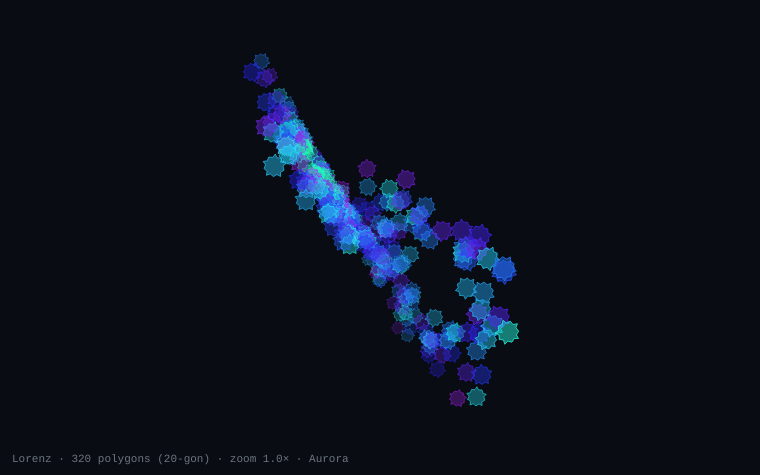
Frame 1 (no input)
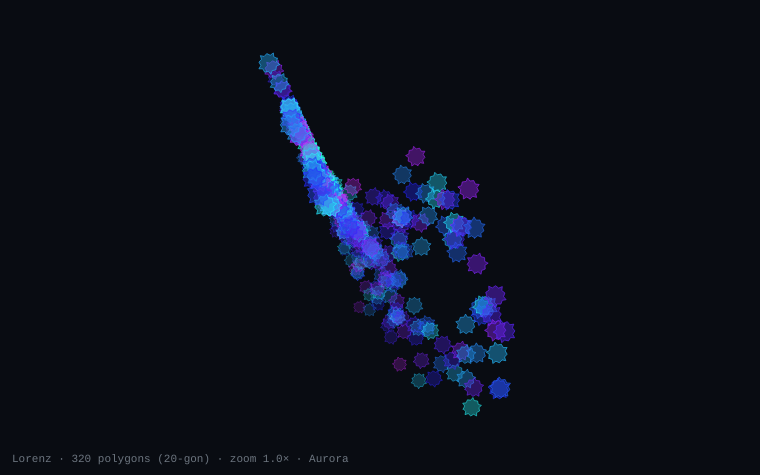
Frame 60 (no input)
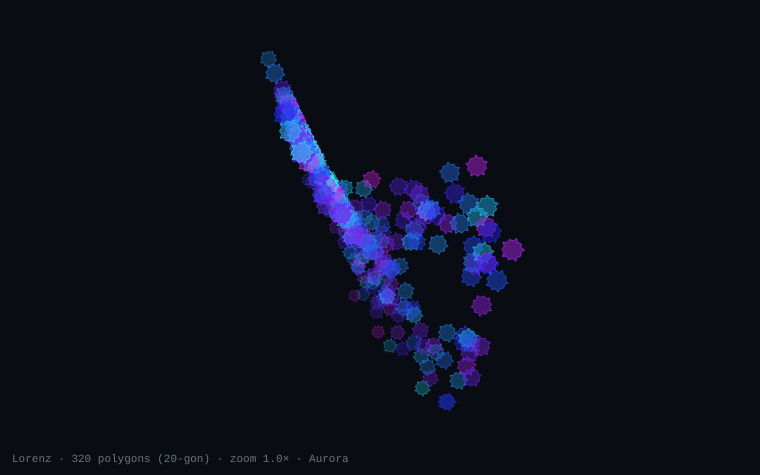
Frame 120 (the mouse pressed at the canvas centre since frame 60)

The p5.js sketch that drew these frames (run headless with seeded random() and noise() and a simulated clock; from frame 60 on, the mouse is pressed at the canvas centre):

// p5.js sketch
// ── sketch.js
/*
================================================================================
  FLOWING POLYGON ATTRACTORS  —  p5.js sketch
  Strange attractors (Lorenz, Rössler, Aizawa, Thomas, Halvorsen) drawn as a
  stream of polygons flowing along the trajectory.
--------------------------------------------------------------------------------
  Author : John McSwain (jimcswain@smu.edu)
  Repo   : https://github.com/johnmcswain/johnmcswain.github.io/blob/master/crcp6310/week5/sketch.js
  Live   : https://johnmcswain.github.io/crcp6310/week5/polygon-attractors.html
--------------------------------------------------------------------------------
  RUN : drop this into the p5.js web editor, OR load it after p5.js from an
        index.html, e.g.
          <script src="p5.min.js"></script>
          <script src="sketch.js"></script>
  CONTROLS:
    Scroll ......... zoom in / out          Double-click ... reset zoom
    Drag ........... rotate the view        B .............. skiatron / dark theme
    1 – 5 .......... choose attractor        T .............. cycle palette (dark only)
    [  ] ........... polygon sides           -  = ........... fractal depth
    Up / Down ...... flow speed              Left / Right ... colour-wheel spin
    ,  . ........... stream count
  THEMES : dark = colourful palettes; skiatron = monochrome dark-trace CRT.
================================================================================
*/
"use strict";

// --- chaotic systems: each f returns the derivative (ẋ, ẏ, ż) at a point ---
const SYS = {
  Lorenz:    { dt:.006, s:[.1,0,0],          f:(x,y,z)=>[10*(y-x), x*(28-z)-y, x*y-8/3*z] },
  "Rössler": { dt:.02,  s:[.1,0,0],          f:(x,y,z)=>[-y-z, x+.2*y, .2+z*(x-5.7)] },
  Aizawa:    { dt:.012, s:[.1,0,0],          f:(x,y,z)=>[(z-.7)*x-3.5*y, 3.5*x+(z-.7)*y,
                                               .6+.95*z-z*z*z/3-(x*x+y*y)*(1+.25*z)+.1*z*x*x*x] },
  Thomas:    { dt:.05,  s:[1.1,1.1,-.5],     f:(x,y,z)=>[Math.sin(y)-.208*x, Math.sin(z)-.208*y, Math.sin(x)-.208*z] },
  Halvorsen: { dt:.008, s:[-1.48,-1.51,2.04],f:(x,y,z)=>[-1.89*x-4*y-4*z-y*y, -1.89*y-4*z-4*x-z*z, -1.89*z-4*x-4*y-x*x] }
};
const NAMES = Object.keys(SYS);

// Runge–Kutta 4 — one integration step of system f, from state s, over time dt
const rk4 = (f,s,dt) => {
  const k1=f(...s),
        k2=f(s[0]+dt/2*k1[0], s[1]+dt/2*k1[1], s[2]+dt/2*k1[2]),
        k3=f(s[0]+dt/2*k2[0], s[1]+dt/2*k2[1], s[2]+dt/2*k2[2]),
        k4=f(s[0]+dt*k3[0],   s[1]+dt*k3[1],   s[2]+dt*k3[2]);
  return s.map((v,i)=> v + dt/6*(k1[i]+2*k2[i]+2*k3[i]+k4[i]));
};

// fractal polygon: a regular n-gon, then `depth` recursive Koch passes
const TAU2 = Math.PI*2;
const ngon = n => Array.from({length:n}, (_,i) => { const a=i/n*TAU2-Math.PI/2; return [Math.cos(a),Math.sin(a)]; });
const koch = pts => pts.flatMap((p1,i) => {                 // every edge -> 4 edges with an outward bump
  const p2=pts[(i+1)%pts.length];
  const a=[p1[0]+(p2[0]-p1[0])/3, p1[1]+(p2[1]-p1[1])/3];
  const b=[p1[0]+2/3*(p2[0]-p1[0]), p1[1]+2/3*(p2[1]-p1[1])];
  const vx=b[0]-a[0], vy=b[1]-a[1], turn=(c,s)=>[a[0]+vx*c-vy*s, a[1]+vx*s+vy*c];
  let peak=turn(Math.cos(-TAU2/6), Math.sin(-TAU2/6));
  if (peak[0]**2+peak[1]**2 < ((a[0]+b[0])/2)**2 + ((a[1]+b[1])/2)**2)   // flip if it pointed inward
      peak=turn(Math.cos(TAU2/6), Math.sin(TAU2/6));
  return [p1, a, peak, b];
});
const fractalPoly = (sides,depth) => { let p=ngon(sides); while (depth-->0) p=koch(p); return p; };

// colour palettes (dark theme) as HSB hue ranges; the end hue may exceed 360 and wrap
const THEMES = [
  {name:"Aurora",h:[160,280],sat:85,bri:92}, {name:"Ember",h:[5,55],sat:92,bri:96},
  {name:"Spectrum",h:[0,340],sat:82,bri:96}, {name:"Ice",h:[185,215],sat:50,bri:100},
  {name:"Magma",h:[280,400],sat:90,bri:95}
];
// skiatron (light theme) monochrome: dark trace blended toward the grey field by depth
const FIELD=[168,169,163], TRACE=[35,42,54];
const mix = k => [lerp(FIELD[0],TRACE[0],k), lerp(FIELD[1],TRACE[1],k), lerp(FIELD[2],TRACE[2],k)];

// --- state ---
let path=[], poly=[], cn=0;                 // trajectory · current polygon · its vertex count
let sysName="Lorenz", sides=5, depth=1, want=320, count=320, themeIx=0;
let phase=0, flow=1, spin=.12, hue=0, light=false;
let zoom=1, zTarget=1, rx=.35, ry=0, drag=false, mx=0, my=0, cx, cy, scl;
const BUDGET=110000;                         // max polygon vertices per frame (keeps 60fps)

// rebuild the polygon and cap the stream count to the vertex budget
function build(){ poly=fractalPoly(sides,depth); cn=poly.length; count=max(20,min(want,floor(BUDGET/cn))); }

// integrate a system, normalise the path into [-1,1], then build the polygon
function load(name){ sysName=name;
  const {f,s,dt}=SYS[name]; let st=[...s];
  for (let i=0;i<600;i++) st=rk4(f,st,dt);                  // discard the transient
  const raw=[]; for (let i=0;i<22000;i++){ raw.push(st); st=rk4(f,st,dt); }
  const lo=[1e9,1e9,1e9], hi=[-1e9,-1e9,-1e9];
  raw.forEach(q=>q.forEach((v,a)=>{ lo[a]=Math.min(lo[a],v); hi[a]=Math.max(hi[a],v); }));
  const mid=lo.map((v,a)=>(v+hi[a])/2), half=Math.max(...hi.map((v,a)=>v-lo[a]))/2||1;
  path=raw.map(q=>q.map((v,a)=>(v-mid[a])/half)); build();
}
const at = f => {                                           // interpolated point at a fractional, wrapping index
  const n=path.length, i=((f%n)+n)%n, j=floor(i), k=(j+1)%n, t=i-j;
  return path[j].map((v,a)=> v+(path[k][a]-v)*t); };
function project(q){                                        // rotate (Y then X), flatten -> [screenX, screenY, depth]
  const cyy=cos(ry),syy=sin(ry),cxx=cos(rx),sxx=sin(rx);
  const X=q[0]*cyy+q[2]*syy, Z=-q[0]*syy+q[2]*cyy, Y=q[1], s=scl*zoom;
  return [cx+X*s, cy+(Y*cxx-Z*sxx)*s, Y*sxx+Z*cxx];
}
function reticle(){                                         // faint + registration marks (skiatron motif)
  stroke(mix(.4)); strokeWeight(1); const m=22, g=7;
  [[m,m],[width-m,m],[m,height-m],[width-m,height-m]].forEach(([x,y])=>{ line(x-g,y,x+g,y); line(x,y-g,x,y+g); }); }
const sizeOf = () => min(min(windowWidth-20,820), 760);     // responsive square-ish canvas

function setup(){ createCanvas(sizeOf(), sizeOf()*.625); cx=width/2; cy=height/2; scl=min(width,height)*.38; load("Lorenz"); }
function windowResized(){ resizeCanvas(sizeOf(), sizeOf()*.625); cx=width/2; cy=height/2; scl=min(width,height)*.38; }

function draw(){
  zoom += (zTarget-zoom)*.12;                               // ease the zoom
  if (!drag) ry += .003;                                    // slow auto-rotate
  phase += flow; hue = (hue+spin)%360;                      // advance the stream and the colour wheel

  if (light) { colorMode(RGB,255); background(168,169,163); }            // skiatron grey field
  else       { colorMode(HSB,360,100,100,255); background(218,50,7); }   // dark field

  const th=THEMES[themeIx], n=path.length, gap=n/count, look=max(2,n*.0015), items=[];
  for (let i=0;i<count;i++){                                // place each polygon along the path
    const f=phase+i*gap, a=project(at(f)), b=project(at(f+look));
    items.push({ x:a[0], y:a[1], d:a[2], ang:atan2(b[1]-a[1],b[0]-a[0]), t:((f%n+n)%n)/(n-1) });
  }
  items.sort((u,v)=>u.d-v.d);                               // painter's algorithm: far ones first

  strokeWeight(light?1:.8);
  for (const it of items){
    const r=scl*.05*constrain(map(it.d,-1,1,.55,1.3),.4,1.5)*zoom;
    push(); translate(it.x,it.y); rotate(it.ang);
    if (light){                                             // skiatron: dark trace, fades to grey with depth
      const k=constrain(map(it.d,-1,1,.15,.95),.12,1);
      fill(mix(k*.3)); stroke(mix(k));
    } else {                                                // dark theme: cycle the colour palette
      const al=constrain(map(it.d,-1,1,55,235),40,255), h=(lerp(th.h[0],th.h[1],it.t)+hue)%360;
      fill(h,th.sat,th.bri,al*.6); stroke(h,th.sat,min(100,th.bri+8),al);
    }
    beginShape(); for (const pt of poly) vertex(pt[0]*r, pt[1]*r); endShape(CLOSE);
    pop();
  }
  if (light) reticle();

  noStroke();
  if (light) fill(35,42,54); else fill(color(210,14,62,200));
  textFont("monospace"); textSize(11); textAlign(LEFT,BOTTOM);
  text(`${sysName} · ${count} polygons (${cn}-gon) · zoom ${zoom.toFixed(1)}× · ${light?"skiatron":th.name}`, 12, height-10);
}

// --- input ---
const over = () => mouseX>=0 && mouseX<=width && mouseY>=0 && mouseY<=height;
function mouseWheel(e){ if(!over()) return; zTarget=constrain(zTarget*(e.delta>0?.9:1.1),.3,9); return false; }
function doubleClicked(){ if(over()) zTarget=1; }
function mousePressed(){ if(over()){ drag=true; mx=mouseX; my=mouseY; } }
function mouseDragged(){ if(!drag) return; ry+=(mouseX-mx)*.008; rx=constrain(rx+(mouseY-my)*.008,-1.45,1.45); mx=mouseX; my=mouseY; }
function mouseReleased(){ drag=false; }
function keyPressed(){
  if (key>="1" && key<="5")        load(NAMES[+key-1]);                 // 1–5  attractor
  else if (key==="t"||key==="T")   themeIx=(themeIx+1)%THEMES.length;   // T    palette (dark only)
  else if (key==="b"||key==="B")   light=!light;                       // B    skiatron / dark theme
  else if (key==="[")  { sides=max(3,sides-1); build(); }              // [ ]  polygon sides
  else if (key==="]")  { sides=min(8,sides+1); build(); }
  else if (key==="-")  { depth=max(0,depth-1); build(); }              // - =  fractal depth
  else if (key==="=")  { depth=min(3,depth+1); build(); }
  else if (key===",")  { want=max(40,want-40);  build(); }             // , .  stream count
  else if (key===".")  { want=min(700,want+40); build(); }
  else if (keyCode===UP_ARROW)    flow=min(40,flow+2);                 // ↑ ↓  flow speed
  else if (keyCode===DOWN_ARROW)  flow=max(0,flow-2);
  else if (keyCode===LEFT_ARROW)  spin=max(0,spin-.05);                // ← →  colour spin
  else if (keyCode===RIGHT_ARROW) spin=min(1.5,spin+.05);
}

// ── polygon-attractors.html
<!doctype html>
<!--
================================================================================
  FLOWING POLYGON ATTRACTORS
  Strange attractors (Lorenz, Rössler, Aizawa, Thomas, Halvorsen) drawn as a
  stream of polygons that flow along the trajectory. Pure p5.js, no build step.
--------------------------------------------------------------------------------
  Author : John McSwain (jimcswain@smu.edu)
  Repo   : https://github.com/johnmcswain/johnmcswain.github.io/blob/master/crcp6310/week5/sketch.js
  Live   : https://johnmcswain.github.io/crcp6310/week5/polygon-attractors.html
--------------------------------------------------------------------------------
  RUN     : open this file in any modern browser. Nothing to install.
  CONTROLS:
    Scroll ........ zoom in / out        Double-click ... reset zoom
    Drag .......... rotate the view      Sun/Moon ....... skiatron / dark theme
    Attractor ..... choose the system    Theme .......... cycle palette (dark only)
    Sliders ....... sides | fractal depth | stream count | flow | hue spin
  THEMES  : dark = colourful palettes; light = monochrome skiatron (dark-trace CRT).
================================================================================
-->
<html lang="en">
  <head>
    <meta charset="UTF-8" />
    <meta name="viewport" content="width=device-width, initial-scale=1.0" />
    <title>Flowing Polygon Attractors</title>
    <style>
      :root {
        --bg1: #121a26;
        --bg2: #0a0e14;
        --stage: #070a0f;
        --panel: #11161f;
        --line: #1d2632;
        --slate: #8a98a8;
        --bright: #dfe7ee;
        --phosphor: #5af0c8;
        --amber: #f5d76e;
        --void: #0a0e14;
        --mono: ui-monospace, Menlo, Consolas, monospace;
        --sans: "Helvetica Neue", system-ui, sans-serif;
      }
      /* light theme = skiatron: monochrome dark-indigo trace on a phosphor-grey field */
      body.light {
        --bg1: #aeafa8;
        --bg2: #9c9d96;
        --stage: #a8a9a3;
        --panel: #a4a59e;
        --line: #454b5a;
        --slate: #3b4150;
        --bright: #232a36;
        --phosphor: #232a36;
        --amber: #232a36;
        --void: #a8a9a3;
      }
      * {
        box-sizing: border-box;
      }
      body {
        margin: 0;
        padding: 28px 20px 48px;
        font-family: var(--sans);
        color: var(--bright);
        background: radial-gradient(
          120% 80% at 50% -10%,
          var(--bg1),
          var(--bg2) 60%
        );
        -webkit-font-smoothing: antialiased;
        transition: color 0.2s;
      }
      .wrap {
        max-width: 940px;
        margin: 0 auto;
      }
      .titlebar {
        display: flex;
        align-items: center;
        justify-content: space-between;
        gap: 16px;
        border-bottom: 1px solid var(--line);
        padding-bottom: 18px;
        margin-bottom: 20px;
      }
      h1 {
        margin: 0;
        font-size: 13px;
        letter-spacing: 0.34em;
        text-transform: uppercase;
        color: var(--slate);
        font-weight: 600;
      }
      h1 b {
        color: var(--phosphor);
      }
      .iconbtn {
        width: 38px;
        height: 38px;
        display: flex;
        align-items: center;
        justify-content: center;
        font-size: 18px;
        line-height: 1;
        color: var(--amber);
        background: var(--panel);
        border: 1px solid var(--line);
        border-radius: 6px;
        cursor: pointer;
      }
      .iconbtn:hover {
        border-color: var(--amber);
      }
      .iconbtn:focus-visible {
        outline: none;
        box-shadow:
          0 0 0 2px var(--bg2),
          0 0 0 4px var(--amber);
      }
      .stage {
        position: relative;
        border: 1px solid var(--line);
        border-radius: 4px;
        overflow: hidden;
        background: var(--stage);
      }
      #holder canvas {
        display: block;
        width: 100% !important;
        height: auto !important;
        cursor: grab;
      }
      #holder canvas:active {
        cursor: grabbing;
      }
      /* CRT overlay (skiatron only): faint vignette + scanlines, drawn above the canvas */
      body.light .stage::after {
        content: "";
        position: absolute;
        inset: 0;
        pointer-events: none;
        z-index: 2;
        background:
          radial-gradient(
            120% 90% at 50% 50%,
            transparent 58%,
            rgba(30, 34, 44, 0.16)
          ),
          repeating-linear-gradient(
            0deg,
            rgba(25, 29, 40, 0.05) 0 1px,
            transparent 1px 3px
          );
      }
      #badge {
        position: absolute;
        left: 14px;
        top: 12px;
        z-index: 3;
        font: 11px/1.6 var(--mono);
        letter-spacing: 0.06em;
        color: var(--slate);
        pointer-events: none;
      }
      #badge b {
        color: var(--amber);
        letter-spacing: 0.16em;
        text-transform: uppercase;
      }
      #badge .poly {
        color: var(--phosphor);
      }
      #ctr {
        display: flex;
        flex-wrap: wrap;
        gap: 8px;
        margin-top: 16px;
        align-items: center;
      }
      .pill {
        font: 13px var(--mono);
        color: var(--slate);
        background: var(--panel);
        border: 1px solid var(--line);
        border-radius: 3px;
        padding: 8px 14px;
        cursor: pointer;
      }
      .pill:hover {
        color: var(--bright);
      }
      .pill.on {
        color: var(--void);
        background: var(--phosphor);
        border-color: var(--phosphor);
      }
      .pill.theme {
        color: var(--amber);
        border-color: var(--line);
        margin-left: auto;
      }
      .pill.disabled {
        opacity: 0.4;
        cursor: not-allowed;
      }
      .sliders {
        display: grid;
        grid-template-columns: repeat(auto-fit, minmax(150px, 1fr));
        gap: 14px 24px;
        background: var(--panel);
        border: 1px solid var(--line);
        border-radius: 4px;
        padding: 16px;
        margin-top: 14px;
      }
      .srow {
        display: flex;
        flex-direction: column;
        gap: 8px;
      }
      .lab {
        display: flex;
        justify-content: space-between;
        font: 11px var(--mono);
        letter-spacing: 0.12em;
        text-transform: uppercase;
        color: var(--slate);
      }
      .lab b {
        color: var(--amber);
      }
      input[type="range"] {
        -webkit-appearance: none;
        appearance: none;
        width: 100%;
        height: 3px;
        border-radius: 2px;
        background: var(--line);
        cursor: pointer;
      }
      body.light input[type="range"] {
        background: #8b8d87;
      } /* lighter track so the dark thumb stays visible */
      input[type="range"]::-webkit-slider-thumb {
        -webkit-appearance: none;
        width: 15px;
        height: 15px;
        border-radius: 50%;
        background: var(--amber);
        border: 3px solid var(--void);
      }
      input[type="range"]::-moz-range-thumb {
        width: 13px;
        height: 13px;
        border-radius: 50%;
        background: var(--amber);
        border: 3px solid var(--void);
      }
      .foot {
        font: 11.5px/1.7 var(--mono);
        color: var(--slate);
        margin-top: 22px;
        border-top: 1px solid var(--line);
        padding-top: 16px;
      }
      .foot b {
        color: var(--bright);
      }
    </style>
  </head>
  <body>
    <div class="wrap">
      <div class="titlebar">
        <h1>Flowing <b>Polygon Attractors</b> · p5.js</h1>
        <button
          id="modeBtn"
          class="iconbtn"
          aria-label="Switch to skiatron theme"
          title="Skiatron / dark theme"
        >
          &#9728;
        </button>
      </div>
      <div class="stage">
        <div id="holder"></div>
        <div id="badge">
          <b id="name">Lorenz</b> · scroll to zoom · drag to rotate<br /><span
            class="poly"
            id="poly"
          ></span>
        </div>
      </div>
      <div id="ctr"></div>
      <div class="sliders">
        <div class="srow">
          <div class="lab"><span>polygon sides</span><b id="sidesv">5</b></div>
          <input type="range" id="sides" min="3" max="8" step="1" value="5" />
        </div>
        <div class="srow">
          <div class="lab"><span>fractal depth</span><b id="fracv">1</b></div>
          <input type="range" id="frac" min="0" max="3" step="1" value="1" />
        </div>
        <div class="srow">
          <div class="lab"><span>stream count</span><b id="densv">320</b></div>
          <input
            type="range"
            id="dens"
            min="60"
            max="700"
            step="20"
            value="320"
          />
        </div>
        <div class="srow">
          <div class="lab"><span>flow speed</span><b id="flowv">1</b></div>
          <input type="range" id="flow" min="0" max="40" step="1" value="1" />
        </div>
        <div class="srow">
          <div class="lab">
            <span>color wheel spin</span><b id="spinv">0.12</b>
          </div>
          <input
            type="range"
            id="spin"
            min="0"
            max="1.5"
            step="0.02"
            value="0.12"
          />
        </div>
      </div>
      <div class="foot">
        <b>How it works.</b> Each system is integrated with RK4 at a fixed time
        step, so moving the polygons at a constant rate makes them naturally
        speed up where the flow is fast and slow where it is slow — the motion's
        character comes from the attractor itself. Polygons are drawn with
        beginShape / vertex / endShape; fractal depth runs a recursive Koch step
        on each one. The skiatron (light) theme renders everything as a
        monochrome dark trace; colour palettes apply in the dark theme.
      </div>
    </div>

    <script src="https://cdnjs.cloudflare.com/ajax/libs/p5.js/1.9.4/p5.min.js"></script>
    <script>
      "use strict";

      // --- chaotic systems: each f returns the derivative (ẋ, ẏ, ż) at a point ---
      const SYS = {
        Lorenz: {
          dt: 0.006,
          s: [0.1, 0, 0],
          f: (x, y, z) => [10 * (y - x), x * (28 - z) - y, x * y - (8 / 3) * z],
        },
        Rössler: {
          dt: 0.02,
          s: [0.1, 0, 0],
          f: (x, y, z) => [-y - z, x + 0.2 * y, 0.2 + z * (x - 5.7)],
        },
        Aizawa: {
          dt: 0.012,
          s: [0.1, 0, 0],
          f: (x, y, z) => [
            (z - 0.7) * x - 3.5 * y,
            3.5 * x + (z - 0.7) * y,
            0.6 +
              0.95 * z -
              (z * z * z) / 3 -
              (x * x + y * y) * (1 + 0.25 * z) +
              0.1 * z * x * x * x,
          ],
        },
        Thomas: {
          dt: 0.05,
          s: [1.1, 1.1, -0.5],
          f: (x, y, z) => [
            Math.sin(y) - 0.208 * x,
            Math.sin(z) - 0.208 * y,
            Math.sin(x) - 0.208 * z,
          ],
        },
        Halvorsen: {
          dt: 0.008,
          s: [-1.48, -1.51, 2.04],
          f: (x, y, z) => [
            -1.89 * x - 4 * y - 4 * z - y * y,
            -1.89 * y - 4 * z - 4 * x - z * z,
            -1.89 * z - 4 * x - 4 * y - x * x,
          ],
        },
      };

      // Runge–Kutta 4 — one integration step of system f, from state s, over time dt
      const rk4 = (f, s, dt) => {
        const k1 = f(...s),
          k2 = f(
            s[0] + (dt / 2) * k1[0],
            s[1] + (dt / 2) * k1[1],
            s[2] + (dt / 2) * k1[2],
          ),
          k3 = f(
            s[0] + (dt / 2) * k2[0],
            s[1] + (dt / 2) * k2[1],
            s[2] + (dt / 2) * k2[2],
          ),
          k4 = f(s[0] + dt * k3[0], s[1] + dt * k3[1], s[2] + dt * k3[2]);
        return s.map(
          (v, i) => v + (dt / 6) * (k1[i] + 2 * k2[i] + 2 * k3[i] + k4[i]),
        );
      };

      // fractal polygon: a regular n-gon, then `depth` recursive Koch passes
      const TAU = Math.PI * 2;
      const ngon = (n) =>
        Array.from({ length: n }, (_, i) => {
          const a = (i / n) * TAU - Math.PI / 2;
          return [Math.cos(a), Math.sin(a)];
        });
      const koch = (pts) =>
        pts.flatMap((p1, i) => {
          // every edge -> 4 edges with an outward bump
          const p2 = pts[(i + 1) % pts.length];
          const a = [p1[0] + (p2[0] - p1[0]) / 3, p1[1] + (p2[1] - p1[1]) / 3];
          const b = [
            p1[0] + (2 / 3) * (p2[0] - p1[0]),
            p1[1] + (2 / 3) * (p2[1] - p1[1]),
          ];
          const vx = b[0] - a[0],
            vy = b[1] - a[1],
            spin = (c, s) => [a[0] + vx * c - vy * s, a[1] + vx * s + vy * c];
          let peak = spin(Math.cos(-TAU / 6), Math.sin(-TAU / 6));
          if (
            peak[0] ** 2 + peak[1] ** 2 <
            ((a[0] + b[0]) / 2) ** 2 + ((a[1] + b[1]) / 2) ** 2
          )
            // flip if it pointed inward
            peak = spin(Math.cos(TAU / 6), Math.sin(TAU / 6));
          return [p1, a, peak, b];
        });
      const fractalPoly = (sides, depth) => {
        let p = ngon(sides);
        while (depth-- > 0) p = koch(p);
        return p;
      };

      // colour palettes (dark theme) as HSB hue ranges; the end hue may exceed 360 and wrap
      const THEMES = [
        { name: "Aurora", h: [160, 280], sat: 85, bri: 92 },
        { name: "Ember", h: [5, 55], sat: 92, bri: 96 },
        { name: "Spectrum", h: [0, 340], sat: 82, bri: 96 },
        { name: "Ice", h: [185, 215], sat: 50, bri: 100 },
        { name: "Magma", h: [280, 400], sat: 90, bri: 95 },
      ];
      // skiatron (light theme) monochrome: dark trace blended toward the grey field by depth
      const FIELD = [168, 169, 163],
        TRACE = [35, 42, 54];

      const $ = (id) => document.getElementById(id);
      const holder = $("holder"),
        badge = $("poly");

      new p5((p) => {
        let path = [],
          poly = [],
          cn = 0; // trajectory · current polygon · its vertex count
        let want = 320,
          count = 320,
          sides = 5,
          depth = 1; // requested vs budget-capped stream size, polygon shape
        let phase = 0,
          flow = 1,
          spin = 0.12,
          hue = 0,
          theme = THEMES[0],
          light = false;
        let zoom = 1,
          zTarget = 1,
          rx = 0.35,
          ry = 0,
          drag = false,
          mx = 0,
          my = 0,
          W,
          H,
          cx,
          cy,
          scl;
        const BUDGET = 110000; // max polygon vertices per frame (keeps 60fps)

        const fit = () => {
          W = holder.clientWidth;
          H = Math.round(W * 0.625);
          cx = W / 2;
          cy = H / 2;
          scl = Math.min(W, H) * 0.38;
        };
        const mix = (k) => [
          p.lerp(FIELD[0], TRACE[0], k),
          p.lerp(FIELD[1], TRACE[1], k),
          p.lerp(FIELD[2], TRACE[2], k),
        ];

        // rebuild the polygon and cap the stream count so we stay within the vertex budget
        const build = () => {
          poly = fractalPoly(sides, depth);
          cn = poly.length;
          count = Math.max(20, Math.min(want, Math.floor(BUDGET / cn)));
          badge.textContent = `${count} polygons · ${cn} verts each`;
        };

        // integrate a system, normalise the path into [-1,1], then build the polygon
        const load = (name) => {
          $("name").textContent = name;
          const { f, s, dt } = SYS[name];
          let st = [...s];
          for (let i = 0; i < 600; i++) st = rk4(f, st, dt); // discard the transient
          const raw = [];
          for (let i = 0; i < 22000; i++) {
            raw.push(st);
            st = rk4(f, st, dt);
          }
          const lo = [1e9, 1e9, 1e9],
            hi = [-1e9, -1e9, -1e9];
          raw.forEach((q) =>
            q.forEach((v, a) => {
              lo[a] = Math.min(lo[a], v);
              hi[a] = Math.max(hi[a], v);
            }),
          );
          const mid = lo.map((v, a) => (v + hi[a]) / 2),
            half = Math.max(...hi.map((v, a) => v - lo[a])) / 2 || 1;
          path = raw.map((q) => q.map((v, a) => (v - mid[a]) / half));
          build();
        };

        const at = (f) => {
          // interpolated point at a fractional, wrapping index
          const n = path.length,
            i = ((f % n) + n) % n,
            j = Math.floor(i),
            k = (j + 1) % n,
            t = i - j;
          return path[j].map((v, a) => v + (path[k][a] - v) * t);
        };
        const project = (q) => {
          // rotate (Y then X), flatten -> [screenX, screenY, depth]
          const cyy = Math.cos(ry),
            syy = Math.sin(ry),
            cxx = Math.cos(rx),
            sxx = Math.sin(rx);
          const X = q[0] * cyy + q[2] * syy,
            Z = -q[0] * syy + q[2] * cyy,
            Y = q[1],
            s = scl * zoom;
          return [cx + X * s, cy + (Y * cxx - Z * sxx) * s, Y * sxx + Z * cxx];
        };
        const reticle = () => {
          // faint + registration marks (skiatron motif)
          p.stroke(mix(0.4));
          p.strokeWeight(1);
          const m = 22,
            g = 7;
          [
            [m, m],
            [W - m, m],
            [m, H - m],
            [W - m, H - m],
          ].forEach(([x, y]) => {
            p.line(x - g, y, x + g, y);
            p.line(x, y - g, x, y + g);
          });
        };

        p.setup = () => {
          fit();
          p.createCanvas(W, H).parent(holder);
          load("Lorenz");
        };
        p.windowResized = () => {
          fit();
          p.resizeCanvas(W, H);
        };
        const over = () =>
          p.mouseX >= 0 && p.mouseX <= W && p.mouseY >= 0 && p.mouseY <= H;
        p.mouseWheel = (e) => {
          if (!over()) return;
          zTarget = p.constrain(zTarget * (e.delta > 0 ? 0.9 : 1.1), 0.3, 9);
          return false;
        };
        p.doubleClicked = () => {
          if (over()) zTarget = 1;
        };
        p.mousePressed = () => {
          if (over()) {
            drag = true;
            mx = p.mouseX;
            my = p.mouseY;
          }
        };
        p.mouseDragged = () => {
          if (!drag) return;
          ry += (p.mouseX - mx) * 0.008;
          rx = p.constrain(rx + (p.mouseY - my) * 0.008, -1.45, 1.45);
          mx = p.mouseX;
          my = p.mouseY;
        };
        p.mouseReleased = () => (drag = false);

        p.draw = () => {
          zoom += (zTarget - zoom) * 0.12; // ease the zoom
          if (!drag) ry += 0.003; // slow auto-rotate
          phase += flow;
          hue = (hue + spin) % 360; // advance the stream and the colour wheel

          // colour space + background follow the active theme
          if (light) {
            p.colorMode(p.RGB, 255);
            p.background(168, 169, 163);
          } else {
            p.colorMode(p.HSB, 360, 100, 100, 255);
            p.background(218, 50, 7);
          }

          const n = path.length,
            gap = n / count,
            look = Math.max(2, n * 0.0015),
            items = [];
          for (let i = 0; i < count; i++) {
            // place each polygon along the path
            const f = phase + i * gap,
              a = project(at(f)),
              b = project(at(f + look));
            items.push({
              x: a[0],
              y: a[1],
              d: a[2],
              ang: Math.atan2(b[1] - a[1], b[0] - a[0]),
              t: (((f % n) + n) % n) / (n - 1),
            });
          }
          items.sort((u, v) => u.d - v.d); // painter's algorithm: far ones first

          p.strokeWeight(light ? 1 : 0.8);
          for (const it of items) {
            const r =
              scl *
              0.05 *
              p.constrain(p.map(it.d, -1, 1, 0.55, 1.3), 0.4, 1.5) *
              zoom;
            p.push();
            p.translate(it.x, it.y);
            p.rotate(it.ang);
            if (light) {
              // skiatron: dark trace, fades to grey with depth
              const k = p.constrain(p.map(it.d, -1, 1, 0.15, 0.95), 0.12, 1);
              p.fill(mix(k * 0.3));
              p.stroke(mix(k));
            } else {
              // dark theme: cycle the colour palette
              const al = p.constrain(p.map(it.d, -1, 1, 55, 235), 40, 255),
                h = (p.lerp(theme.h[0], theme.h[1], it.t) + hue) % 360;
              p.fill(h, theme.sat, theme.bri, al * 0.6);
              p.stroke(h, theme.sat, Math.min(100, theme.bri + 8), al);
            }
            p.beginShape();
            poly.forEach((pt) => p.vertex(pt[0] * r, pt[1] * r));
            p.endShape(p.CLOSE);
            p.pop();
          }
          if (light) reticle();

          p.noStroke();
          if (light) p.fill(35, 42, 54);
          else p.fill(p.color(210, 14, 62, 200));
          p.textFont("monospace");
          p.textSize(11);
          p.textAlign(p.LEFT, p.BOTTOM);
          p.text(
            `zoom ${zoom.toFixed(1)}×  ·  flow ${flow}  ·  ${light ? "skiatron" : theme.name}`,
            14,
            H - 12,
          );
        };

        // small API for the HTML controls below
        window.API = {
          load,
          geom: (s, d, w) => {
            sides = s;
            depth = d;
            want = w;
            build();
          },
          count: (w) => {
            want = w;
            build();
          },
          flow: (v) => (flow = v),
          spin: (v) => (spin = v),
          theme: () => {
            theme = THEMES[(THEMES.indexOf(theme) + 1) % THEMES.length];
            return theme.name;
          },
          mode: (v) => (light = v), // false = dark (colour) · true = skiatron (monochrome)
        };
      });

      // --- wire up the controls ---
      const sync = () =>
        ["sides", "frac", "dens", "flow", "spin"].forEach(
          (id) => ($(id + "v").textContent = $(id).value),
        );
      $("sides").oninput = () => {
        sync();
        API.geom(+$("sides").value, +$("frac").value, +$("dens").value);
      };
      $("frac").oninput = () => {
        sync();
        API.geom(+$("sides").value, +$("frac").value, +$("dens").value);
      };
      $("dens").oninput = () => {
        sync();
        API.count(+$("dens").value);
      };
      $("flow").oninput = () => {
        sync();
        API.flow(+$("flow").value);
      };
      $("spin").oninput = () => {
        sync();
        API.spin(+$("spin").value);
      };

      const ctr = $("ctr");
      Object.keys(SYS).forEach((name, i) => {
        const b = document.createElement("button");
        b.className = "pill sys" + (i ? "" : " on");
        b.textContent = name;
        b.onclick = () => {
          document
            .querySelectorAll(".sys")
            .forEach((x) => x.classList.remove("on"));
          b.classList.add("on");
          API.load(name);
        };
        ctr.appendChild(b);
      });
      const tb = document.createElement("button");
      tb.className = "pill theme";
      tb.textContent = "◑ Aurora";
      tb.onclick = () => {
        if (!tb.disabled) tb.textContent = "◑ " + API.theme();
      };
      ctr.appendChild(tb);

      // theme toggle: sun = currently dark (click for skiatron); moon = skiatron (click for dark)
      const modeBtn = $("modeBtn");
      const setMode = (on) => {
        document.body.classList.toggle("light", on);
        modeBtn.innerHTML = on ? "&#9790;" : "&#9728;";
        modeBtn.setAttribute(
          "aria-label",
          on ? "Switch to dark theme" : "Switch to skiatron theme",
        );
        tb.disabled = on;
        tb.classList.toggle("disabled", on); // palette cycling is dark-theme only
        API.mode(on);
      };
      modeBtn.onclick = () =>
        setMode(!document.body.classList.contains("light"));

      sync();
    </script>
  </body>
</html>
